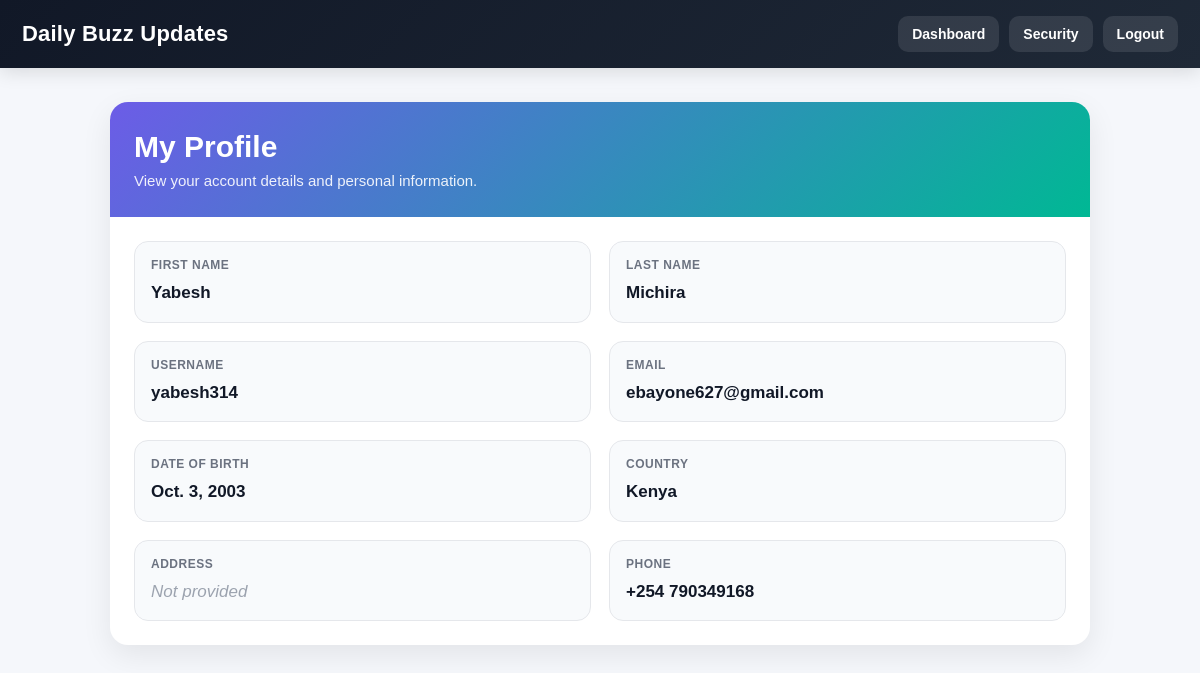
The app's page /dashboard/profile/ (signed in) with its own data.
### accounts/models.py (models this page shows, shortened)
class CustomUser(AbstractUser):
    COUNTRY_CHOICES = [
        ('KE', 'Kenya'),
        ('UG', 'Uganda'),
        ('TZ', 'Tanzania'),
        ('RW', 'Rwanda'),
        ('BI', 'Burundi'),
        ('ET', 'Ethiopia'),
        ('NG', 'Nigeria'),
        ('GH', 'Ghana'),
        ('ZA', 'South Africa'),
        ('US', 'United States'),
        ('UK', 'United Kingdom'),
        ('IN', 'India'),
        ('CA', 'Canada'),
    ]
    PHONE_CODE_CHOICES = [
        ('+254', 'Kenya (+254)'),
        ('+256', 'Uganda (+256)'),
        ('+255', 'Tanzania (+255)'),
        ('+250', 'Rwanda (+250)'),
        ('+257', 'Burundi (+257)'),
        ('+251', 'Ethiopia (+251)'),
        ('+234', 'Nigeria (+234)'),
        ('+233', 'Ghana (+233)'),
        ('+27', 'South Africa (+27)'),
        ('+1', 'USA/Canada (+1)'),
        ('+44', 'United Kingdom (+44)'),
        ('+91', 'India (+91)'),
    ]
    date_of_birth = models.DateField(null=True, blank=True)
    country = models.CharField(max_length=5, choices=COUNTRY_CHOICES, blank=True)
    address = models.CharField(max_length=255, blank=True)
    phone_code = models.CharField(max_length=6, choices=PHONE_CODE_CHOICES, blank=True)
    phone_number = models.CharField(
        max_length=20,
        blank=True,
        validators=[RegexValidator(r'^[0-9]+$', 'Phone number must contain digits only.')]
    )
    terms_accepted = models.BooleanField(default=False)
    email_verified = models.BooleanField(default=False)
    is_premium = models.BooleanField(default=False)
    premium_since = models.DateTimeField(null=True, blank=True)
    premium_revoked = models.BooleanField(default=False)
    premium_revoke_reason = models.CharField(max_length=255, blank=True)

### dashboard/views.py (the view)
# urls.py: path('profile/', profile_view, name='profile'),
@login_required
def profile_view(request):
    unread_notifications_count = Notification.objects.filter(user=request.user, is_read=False).count()
    return render(request, "dashboard/profile.html", {
        "user": request.user,
        "unread_notifications_count": unread_notifications_count,
    })

### templates/dashboard/profile.html (shortened to what this page needs)
<!DOCTYPE html>
<html lang="en">
<head>
</head>
<body>
    <div class="topbar">
        <div class="topbar-brand">Daily Buzz Updates</div>
        <div class="topbar-links">
            <a href="{% url 'dashboard' %}">Dashboard</a>
            <a href="{% url 'security' %}">Security</a>
            <a href="{% url 'logout' %}">Logout</a>
        </div>
    </div>
    <div class="page-wrap">
        <div class="profile-shell">
            <div class="profile-header">
                <h1>My Profile</h1>
                <p>View your account details and personal information.</p>
            </div>
            <div class="profile-body">
                <div class="profile-grid">
                    <div class="item">
                        <div class="label">First Name</div>
                        <div class="value">
                            {% if user.first_name %}
                                {{ user.first_name }}
                            {% else %}
                                <span class="empty">Not provided</span>
                            {% endif %}
                        </div>
                    </div>
                    <div class="item">
                        <div class="label">Last Name</div>
                        <div class="value">
                            {% if user.last_name %}
                                {{ user.last_name }}
                            {% else %}
                                <span class="empty">Not provided</span>
                            {% endif %}
                        </div>
                    </div>
                    <div class="item">
                        <div class="label">Username</div>
                        <div class="value">{{ user.username }}</div>
                    </div>
                    <div class="item">
                        <div class="label">Email</div>
                        <div class="value">{{ user.email }}</div>
                    </div>
                    <div class="item">
                        <div class="label">Date of Birth</div>
                        <div class="value">
                            {% if user.date_of_birth %}
                                {{ user.date_of_birth }}
                            {% else %}
                                <span class="empty">Not provided</span>
                            {% endif %}
                        </div>
                    </div>
                    <div class="item">
                        <div class="label">Country</div>
                        <div class="value">
                            {% if user.country %}
                                {{ user.get_country_display }}
                            {% else %}
                                <span class="empty">Not provided</span>
                            {% endif %}
                        </div>
                    </div>
                    <div class="item">
                        <div class="label">Address</div>
                        <div class="value">
                            {% if user.address %}
                                {{ user.address }}
                            {% else %}
                                <span class="empty">Not provided</span>
                            {% endif %}
                        </div>
                    </div>
                    <div class="item">
                        <div class="label">Phone</div>
                        <div class="value">
                            {% if user.phone_number %}
                                {{ user.phone_code }} {{ user.phone_number }}
                            {% else %}
                                <span class="empty">Not provided</span>
                            {% endif %}
                        </div>
                    </div>
                </div>
            </div>
        </div>
    </div>
</body>
</html>

### templates/dashboard/profile.html (style rules this page uses)
body { margin: 0; font-family: Arial, sans-serif; background: #f5f7fb; color: #1f2937; }
.topbar { display: flex; justify-content: space-between; align-items: center; gap: 14px; flex-wrap: wrap; padding: 16px 22px; background: linear-gradient(135deg, #111827, #1f2937); color: white; box-shadow: 0 4px 18px rgba(0, 0, 0, 0.12); }
.topbar-brand { font-size: 22px; font-weight: 700; letter-spacing: 0.2px; }
.topbar-links { display: flex; gap: 10px; flex-wrap: wrap; align-items: center; }
.topbar-links a { color: white; text-decoration: none; background: rgba(255, 255, 255, 0.1); padding: 10px 14px; border-radius: 10px; font-size: 14px; font-weight: 600; transition: 0.2s ease; }
.page-wrap { max-width: 980px; margin: 34px auto; padding: 0 18px 40px; }
.profile-shell { background: white; border-radius: 18px; overflow: hidden; box-shadow: 0 10px 30px rgba(0, 0, 0, 0.08); }
.profile-header { background: linear-gradient(135deg, #6c5ce7, #00b894); color: white; padding: 28px 24px; }
.profile-header h1 { margin: 0 0 8px 0; font-size: 30px; }
.profile-header p { margin: 0; color: rgba(255, 255, 255, 0.9); font-size: 15px; }
.profile-body { padding: 24px; }
.profile-grid { display: grid; grid-template-columns: repeat(2, 1fr); gap: 18px; }
.item { background: #f8fafc; border: 1px solid #e5e7eb; border-radius: 14px; padding: 16px; }
.label { font-size: 12px; font-weight: 700; color: #6b7280; text-transform: uppercase; letter-spacing: 0.5px; margin-bottom: 8px; }
.value { font-size: 17px; font-weight: 600; color: #111827; word-break: break-word; line-height: 1.5; }
.empty { color: #9ca3af; font-style: italic; font-weight: 500; }

### records on screen
CustomUser: first_name "Yabesh", last_name "Michira", username "yabesh314", email "ebayone627@gmail.com", date_of_birth "Oct. 3, 2003", country "Kenya", phone_code "+254", phone_number "790349168"
